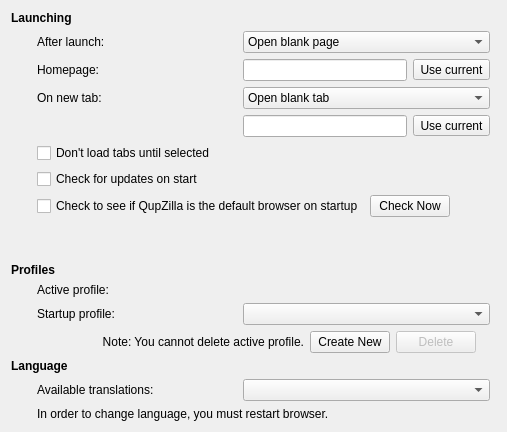
         <widget class="QWidget" name="generalPage">
          <layout class="QGridLayout" name="gridLayout_6">
           <item row="4" column="2">
            <widget class="QFrame" name="newTabFrame">
             <layout class="QHBoxLayout" name="horizontalLayout_3">
              <property name="leftMargin">
               <number>0</number>
              </property>
              <property name="topMargin">
               <number>0</number>
              </property>
              <property name="rightMargin">
               <number>0</number>
              </property>
              <property name="bottomMargin">
               <number>0</number>
              </property>
              <item>
               <widget class="QLineEdit" name="newTabUrl"/>
              </item>
              <item>
               <widget class="MacToolButton" name="newTabUseCurrent">
                <property name="text">
                 <string>Use current</string>
                </property>
               </widget>
              </item>
             </layout>
            </widget>
           </item>
           <item row="12" column="1" colspan="3">
            <widget class="QFrame" name="frame">
             <property name="frameShape">
              <enum>QFrame::NoFrame</enum>
             </property>
             <property name="frameShadow">
              <enum>QFrame::Raised</enum>
             </property>
             <layout class="QHBoxLayout" name="horizontalLayout">
              <property name="leftMargin">
               <number>0</number>
              </property>
              <property name="topMargin">
               <number>0</number>
              </property>
              <property name="rightMargin">
               <number>20</number>
              </property>
              <property name="bottomMargin">
               <number>0</number>
              </property>
              <item>
               <widget class="QLabel" name="cannotDeleteActiveProfileLabel">
                <property name="text">
                 <string>Note: You cannot delete active profile.</string>
                </property>
                <property name="alignment">
                 <set>Qt::AlignRight|Qt::AlignTrailing|Qt::AlignVCenter</set>
                </property>
               </widget>
              </item>
              <item>
               <widget class="QPushButton" name="createProfile">
                <property name="sizePolicy">
                 <sizepolicy hsizetype="Fixed" vsizetype="Fixed">
                  <horstretch>0</horstretch>
                  <verstretch>0</verstretch>
                 </sizepolicy>
                </property>
                <property name="text">
                 <string>Create New</string>
                </property>
               </widget>
              </item>
              <item>
               <widget class="QPushButton" name="deleteProfile">
                <property name="enabled">
                 <bool>false</bool>
                </property>
                <property name="sizePolicy">
                 <sizepolicy hsizetype="Fixed" vsizetype="Fixed">
                  <horstretch>0</horstretch>
                  <verstretch>0</verstretch>
                 </sizepolicy>
                </property>
                <property name="text">
                 <string>Delete</string>
                </property>
               </widget>
              </item>
             </layout>
            </widget>
           </item>
           <item row="1" column="0">
            <spacer name="horizontalSpacer_7">
             <property name="orientation">
              <enum>Qt::Horizontal</enum>
             </property>
             <property name="sizeType">
              <enum>QSizePolicy::Fixed</enum>
             </property>
             <property name="sizeHint" stdset="0">
              <size>
               <width>20</width>
               <height>10</height>
              </size>
             </property>
            </spacer>
           </item>
           <item row="0" column="0" colspan="2">
            <widget class="QLabel" name="label_24">
             <property name="text">
              <string>&lt;b&gt;Launching&lt;/b&gt;</string>
             </property>
            </widget>
           </item>
           <item row="11" column="2">
            <widget class="QComboBox" name="startProfile"/>
           </item>
           <item row="1" column="1">
            <widget class="QLabel" name="label_3">
             <property name="text">
              <string>After launch: </string>
             </property>
            </widget>
           </item>
           <item row="1" column="2">
            <widget class="QComboBox" name="afterLaunch">
             <item>
              <property name="text">
               <string>Open blank page</string>
              </property>
             </item>
             <item>
              <property name="text">
               <string>Open homepage</string>
              </property>
             </item>
             <item>
              <property name="text">
               <string>Open speed dial</string>
              </property>
             </item>
             <item>
              <property name="text">
               <string>Restore session</string>
              </property>
             </item>
            </widget>
           </item>
           <item row="2" column="1">
            <widget class="QLabel" name="label">
             <property name="text">
              <string>Homepage: </string>
             </property>
            </widget>
           </item>
           <item row="2" column="2">
            <layout class="QHBoxLayout" name="horizontalLayout_2">
             <item>
              <widget class="QLineEdit" name="homepage"/>
             </item>
             <item>
              <widget class="MacToolButton" name="useCurrentBut">
               <property name="text">
                <string>Use current</string>
               </property>
              </widget>
             </item>
            </layout>
           </item>
           <item row="3" column="1">
            <widget class="QLabel" name="label_2">
             <property name="text">
              <string>On new tab: </string>
             </property>
            </widget>
           </item>
           <item row="3" column="2">
            <widget class="QComboBox" name="newTab">
             <item>
              <property name="text">
               <string>Open blank tab</string>
              </property>
             </item>
             <item>
              <property name="text">
               <string>Open homepage</string>
              </property>
             </item>
             <item>
              <property name="text">
               <string>Open speed dial</string>
              </property>
             </item>
             <item>
              <property name="text">
               <string>Open other page...</string>
              </property>
             </item>
            </widget>
           </item>
           <item row="9" column="0" colspan="2">
            <widget class="QLabel" name="label_4">
             <property name="text">
              <string>&lt;b&gt;Profiles&lt;/b&gt;</string>
             </property>
            </widget>
           </item>
           <item row="11" column="1">
            <widget class="QLabel" name="label_5">
             <property name="text">
              <string>Startup profile:</string>
             </property>
            </widget>
           </item>
           <item row="6" column="1" colspan="2">
            <widget class="QCheckBox" name="checkUpdates">
             <property name="text">
              <string>Check for updates on start</string>
             </property>
            </widget>
           </item>
           <item row="10" column="1">
            <widget class="QLabel" name="label_45">
             <property name="text">
              <string>Active profile:</string>
             </property>
            </widget>
           </item>
           <item row="10" column="2">
            <widget class="QLabel" name="activeProfile">
             <property name="text">
              <string/>
             </property>
            </widget>
           </item>
           <item row="18" column="1" colspan="2">
            <widget class="QLabel" name="label_17">
             <property name="text">
              <string>In order to change language, you must restart browser.</string>
             </property>
            </widget>
           </item>
           <item row="14" column="0" colspan="3">
            <widget class="QLabel" name="label_11">
             <property name="text">
              <string>&lt;b&gt;Language&lt;/b&gt;</string>
             </property>
            </widget>
           </item>
           <item row="15" column="1">
            <layout class="QHBoxLayout" name="horizontalLayout_13">
             <item>
              <widget class="QLabel" name="label_16">
               <property name="sizePolicy">
                <sizepolicy hsizetype="Fixed" vsizetype="Preferred">
                 <horstretch>0</horstretch>
                 <verstretch>0</verstretch>
                </sizepolicy>
               </property>
               <property name="minimumSize">
                <size>
                 <width>200</width>
                 <height>0</height>
                </size>
               </property>
               <property name="text">
                <string>Available translations: </string>
               </property>
              </widget>
             </item>
            </layout>
           </item>
           <item row="15" column="2">
            <widget class="QComboBox" name="languages"/>
           </item>
           <item row="5" column="1" colspan="2">
            <widget class="QCheckBox" name="dontLoadTabsUntilSelected">
             <property name="text">
              <string>Don't load tabs until selected</string>
             </property>
            </widget>
           </item>
           <item row="8" column="0">
            <spacer name="verticalSpacer_6">
             <property name="orientation">
              <enum>Qt::Vertical</enum>
             </property>
             <property name="sizeHint" stdset="0">
              <size>
               <width>20</width>
               <height>40</height>
              </size>
             </property>
            </spacer>
           </item>
           <item row="7" column="1" colspan="2">
            <layout class="QHBoxLayout" name="hLayoutDefaultBrowser">
             <item>
              <widget class="QCheckBox" name="checkDefaultBrowser">
               <property name="text">
                <string>Check to see if QupZilla is the default browser on startup</string>
               </property>
               <property name="checked">
                <bool>false</bool>
               </property>
              </widget>
             </item>
             <item>
              <widget class="QPushButton" name="checkNowDefaultBrowser">
               <property name="text">
                <string>Check Now</string>
               </property>
              </widget>
             </item>
             <item>
              <spacer name="hSpacerDefaultBrowser">
               <property name="orientation">
                <enum>Qt::Horizontal</enum>
               </property>
               <property name="sizeHint" stdset="0">
                <size>
                 <width>40</width>
                 <height>20</height>
                </size>
               </property>
              </spacer>
             </item>
            </layout>
           </item>
          </layout>
         </widget>
